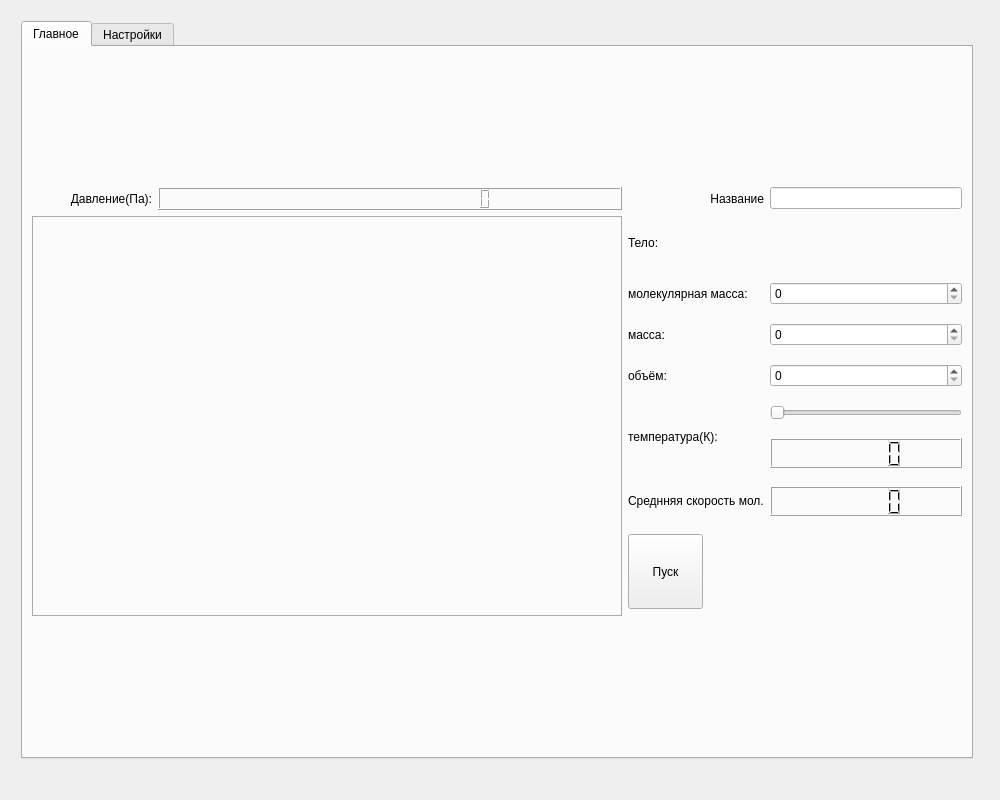
<?xml version="1.0" encoding="UTF-8"?>
<ui version="4.0">
 <class>Form</class>
 <widget class="QWidget" name="Form">
  <property name="geometry">
   <rect>
    <x>0</x>
    <y>0</y>
    <width>1000</width>
    <height>800</height>
   </rect>
  </property>
  <property name="minimumSize">
   <size>
    <width>1000</width>
    <height>800</height>
   </size>
  </property>
  <property name="maximumSize">
   <size>
    <width>10000</width>
    <height>10000</height>
   </size>
  </property>
  <property name="windowTitle">
   <string>Эксперимент</string>
  </property>
  <layout class="QGridLayout" name="gridLayout_2">
   <item row="0" column="0">
    <layout class="QGridLayout" name="gridLayout" columnstretch="2,0">
     <property name="leftMargin">
      <number>10</number>
     </property>
     <property name="topMargin">
      <number>10</number>
     </property>
     <property name="rightMargin">
      <number>10</number>
     </property>
     <property name="bottomMargin">
      <number>10</number>
     </property>
     <item row="1" column="0" colspan="2">
      <widget class="QLabel" name="status">
       <property name="text">
        <string/>
       </property>
      </widget>
     </item>
     <item row="0" column="0">
      <widget class="QTabWidget" name="tabWidget">
       <property name="currentIndex">
        <number>0</number>
       </property>
       <widget class="QWidget" name="tab_3">
        <attribute name="title">
         <string>Главное</string>
        </attribute>
        <layout class="QGridLayout" name="gridLayout_6">
         <item row="0" column="0">
          <layout class="QGridLayout" name="gridLayout_5" rowstretch="0,0,0,0,0,0,0,0,0" columnstretch="0,0,0,0,0">
           <property name="rightMargin">
            <number>0</number>
           </property>
           <property name="bottomMargin">
            <number>0</number>
           </property>
           <property name="spacing">
            <number>-1</number>
           </property>
           <item row="0" column="4">
            <widget class="QLineEdit" name="expname_lineEdit">
             <property name="minimumSize">
              <size>
               <width>100</width>
               <height>0</height>
              </size>
             </property>
             <property name="maximumSize">
              <size>
               <width>16777215</width>
               <height>16777215</height>
              </size>
             </property>
            </widget>
           </item>
           <item row="8" column="3">
            <widget class="QPushButton" name="start_btn">
             <property name="minimumSize">
              <size>
               <width>75</width>
               <height>75</height>
              </size>
             </property>
             <property name="maximumSize">
              <size>
               <width>75</width>
               <height>75</height>
              </size>
             </property>
             <property name="text">
              <string>Пуск</string>
             </property>
            </widget>
           </item>
           <item row="1" column="0" rowspan="8" colspan="3">
            <widget class="QTabWidget" name="tube_tabWidget">
             <property name="minimumSize">
              <size>
               <width>590</width>
               <height>400</height>
              </size>
             </property>
             <property name="cursor">
              <cursorShape>ForbiddenCursor</cursorShape>
             </property>
             <property name="tabPosition">
              <enum>QTabWidget::South</enum>
             </property>
             <property name="currentIndex">
              <number>-1</number>
             </property>
             <property name="usesScrollButtons">
              <bool>false</bool>
             </property>
             <property name="documentMode">
              <bool>false</bool>
             </property>
            </widget>
           </item>
           <item row="0" column="0">
            <widget class="QLabel" name="label_2">
             <property name="maximumSize">
              <size>
               <width>120</width>
               <height>16777215</height>
              </size>
             </property>
             <property name="text">
              <string>Давление(Па):</string>
             </property>
             <property name="alignment">
              <set>Qt::AlignRight|Qt::AlignTrailing|Qt::AlignVCenter</set>
             </property>
            </widget>
           </item>
           <item row="0" column="1" colspan="2">
            <widget class="QLCDNumber" name="P_lcdNumber">
             <property name="styleSheet">
              <string notr="true">background-color: &quot;black&quot;</string>
             </property>
             <property name="digitCount">
              <number>20</number>
             </property>
            </widget>
           </item>
           <item row="6" column="4">
            <widget class="QLCDNumber" name="T_lcdNumber">
             <property name="maximumSize">
              <size>
               <width>16777215</width>
               <height>30</height>
              </size>
             </property>
             <property name="styleSheet">
              <string notr="true">background-color: &quot;grey&quot;;</string>
             </property>
             <property name="digitCount">
              <number>5</number>
             </property>
            </widget>
           </item>
           <item row="1" column="3" colspan="2">
            <widget class="QLabel" name="figure_label">
             <property name="maximumSize">
              <size>
               <width>16777215</width>
               <height>30</height>
              </size>
             </property>
             <property name="text">
              <string>Тело:</string>
             </property>
            </widget>
           </item>
           <item row="3" column="4">
            <widget class="QSpinBox" name="m_spinBox">
             <property name="maximum">
              <number>999999999</number>
             </property>
            </widget>
           </item>
           <item row="2" column="4">
            <widget class="QSpinBox" name="Mr_spinBox">
             <property name="maximum">
              <number>999999999</number>
             </property>
            </widget>
           </item>
           <item row="5" column="4">
            <widget class="QSlider" name="T_Slider">
             <property name="minimum">
              <number>4</number>
             </property>
             <property name="maximum">
              <number>1000</number>
             </property>
             <property name="orientation">
              <enum>Qt::Horizontal</enum>
             </property>
             <property name="invertedControls">
              <bool>false</bool>
             </property>
            </widget>
           </item>
           <item row="4" column="4">
            <widget class="QSpinBox" name="V_spinBox">
             <property name="maximum">
              <number>999999999</number>
             </property>
            </widget>
           </item>
           <item row="3" column="3">
            <widget class="QLabel" name="speed_label">
             <property name="text">
              <string>масса:</string>
             </property>
            </widget>
           </item>
           <item row="4" column="3">
            <widget class="QLabel" name="corner_label">
             <property name="text">
              <string>объём:</string>
             </property>
            </widget>
           </item>
           <item row="2" column="3">
            <widget class="QLabel" name="mass_label">
             <property name="text">
              <string>молекулярная масса:</string>
             </property>
            </widget>
           </item>
           <item row="5" column="3" rowspan="2">
            <widget class="QLabel" name="label_4">
             <property name="text">
              <string>температура(К):</string>
             </property>
            </widget>
           </item>
           <item row="0" column="3">
            <widget class="QLabel" name="label">
             <property name="text">
              <string>Название</string>
             </property>
             <property name="alignment">
              <set>Qt::AlignRight|Qt::AlignTrailing|Qt::AlignVCenter</set>
             </property>
            </widget>
           </item>
           <item row="7" column="3">
            <widget class="QLabel" name="label_3">
             <property name="text">
              <string>Среднняя скорость мол.</string>
             </property>
            </widget>
           </item>
           <item row="7" column="4">
            <widget class="QLCDNumber" name="avgV_lcdNumber">
             <property name="maximumSize">
              <size>
               <width>16777215</width>
               <height>30</height>
              </size>
             </property>
             <property name="styleSheet">
              <string notr="true">background-color: &quot;grey&quot;;</string>
             </property>
            </widget>
           </item>
          </layout>
         </item>
        </layout>
       </widget>
       <widget class="QWidget" name="tab_4">
        <attribute name="title">
         <string>Настройки</string>
        </attribute>
        <layout class="QGridLayout" name="gridLayout_4">
         <item row="0" column="0">
          <layout class="QGridLayout" name="gridLayout_3" rowstretch="2,0,0,0,0,0" columnstretch="1,2,1">
           <item row="0" column="1">
            <widget class="QPushButton" name="save_pushButton">
             <property name="text">
              <string>Сохранить</string>
             </property>
            </widget>
           </item>
           <item row="5" column="1">
            <spacer name="verticalSpacer">
             <property name="orientation">
              <enum>Qt::Vertical</enum>
             </property>
             <property name="sizeHint" stdset="0">
              <size>
               <width>20</width>
               <height>40</height>
              </size>
             </property>
            </spacer>
           </item>
           <item row="3" column="1">
            <widget class="QPushButton" name="help_btn">
             <property name="text">
              <string>Помощь</string>
             </property>
            </widget>
           </item>
           <item row="2" column="1">
            <widget class="QPushButton" name="open_exp_btn">
             <property name="text">
              <string>Открыть эксперимент</string>
             </property>
            </widget>
           </item>
           <item row="1" column="1">
            <widget class="QPushButton" name="delete_btn">
             <property name="text">
              <string>Удалить</string>
             </property>
            </widget>
           </item>
           <item row="1" column="0">
            <spacer name="horizontalSpacer">
             <property name="orientation">
              <enum>Qt::Horizontal</enum>
             </property>
             <property name="sizeHint" stdset="0">
              <size>
               <width>40</width>
               <height>20</height>
              </size>
             </property>
            </spacer>
           </item>
           <item row="2" column="2">
            <spacer name="horizontalSpacer_2">
             <property name="orientation">
              <enum>Qt::Horizontal</enum>
             </property>
             <property name="sizeHint" stdset="0">
              <size>
               <width>40</width>
               <height>20</height>
              </size>
             </property>
            </spacer>
           </item>
           <item row="4" column="1">
            <widget class="QPushButton" name="escape_pushButton">
             <property name="text">
              <string>Выйти</string>
             </property>
            </widget>
           </item>
          </layout>
         </item>
        </layout>
       </widget>
      </widget>
     </item>
    </layout>
   </item>
  </layout>
 </widget>
 <resources/>
 <connections/>
</ui>
